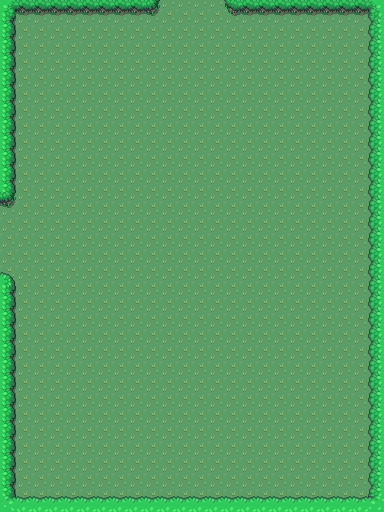

A level layout from a 2D game, rendered from its tile map. Below: a short description, then the map file with its tile-grid data intact:
An orthogonal 24x32 tile map with 16x16 px tiles, 4 tile layers (ground, roads, fence, decor) and 2 objects.

<map version="1.10" tiledversion="1.11.2" orientation="orthogonal" renderorder="right-down" width="24" height="32" tilewidth="16" tileheight="16" infinite="0" nextlayerid="7" nextobjectid="3">
 <editorsettings>
  <chunksize width="32" height="32" />
 </editorsettings>
 <properties>
  <property name="Name" value="map05" />
  <property name="Type" value="lt" />
 </properties>
 <tileset firstgid="1" source="../Tilesets/kelias.tsx" />
 <layer id="1" name="ground" width="24" height="32">
  <data encoding="csv">
1,1,1,1,1,1,1,1,1,1,1,1,1,1,1,1,1,1,1,1,1,1,1,1,
1,1,1,1,1,1,1,1,1,1,1,1,1,1,1,1,1,1,1,1,1,1,1,1,
1,1,1,1,1,1,1,1,1,1,1,1,1,1,1,1,1,1,1,1,1,1,1,1,
1,1,1,1,1,1,1,1,1,1,1,1,1,1,1,1,1,1,1,1,1,1,1,1,
1,1,1,1,1,1,1,1,1,1,1,1,1,1,1,1,1,1,1,1,1,1,1,1,
1,1,1,1,1,1,1,1,1,1,1,1,1,1,1,1,1,1,1,1,1,1,1,1,
1,1,1,1,1,1,1,1,1,1,1,1,1,1,1,1,1,1,1,1,1,1,1,1,
1,1,1,1,1,1,1,1,1,1,1,1,1,1,1,1,1,1,1,1,1,1,1,1,
1,1,1,1,1,1,1,1,1,1,1,1,1,1,1,1,1,1,1,1,1,1,1,1,
1,1,1,1,1,1,1,1,1,1,1,1,1,1,1,1,1,1,1,1,1,1,1,1,
1,1,1,1,1,1,1,1,1,1,1,1,1,1,1,1,1,1,1,1,1,1,1,1,
1,1,1,1,1,1,1,1,1,1,1,1,1,1,1,1,1,1,1,1,1,1,1,1,
1,1,1,1,1,1,1,1,1,1,1,1,1,1,1,1,1,1,1,1,1,1,1,1,
1,1,1,1,1,1,1,1,1,1,1,1,1,1,1,1,1,1,1,1,1,1,1,1,
1,1,1,1,1,1,1,1,1,1,1,1,1,1,1,1,1,1,1,1,1,1,1,1,
1,1,1,1,1,1,1,1,1,1,1,1,1,1,1,1,1,1,1,1,1,1,1,1,
1,1,1,1,1,1,1,1,1,1,1,1,1,1,1,1,1,1,1,1,1,1,1,1,
1,1,1,1,1,1,1,1,1,1,1,1,1,1,1,1,1,1,1,1,1,1,1,1,
1,1,1,1,1,1,1,1,1,1,1,1,1,1,1,1,1,1,1,1,1,1,1,1,
1,1,1,1,1,1,1,1,1,1,1,1,1,1,1,1,1,1,1,1,1,1,1,1,
1,1,1,1,1,1,1,1,1,1,1,1,1,1,1,1,1,1,1,1,1,1,1,1,
1,1,1,1,1,1,1,1,1,1,1,1,1,1,1,1,1,1,1,1,1,1,1,1,
1,1,1,1,1,1,1,1,1,1,1,1,1,1,1,1,1,1,1,1,1,1,1,1,
1,1,1,1,1,1,1,1,1,1,1,1,1,1,1,1,1,1,1,1,1,1,1,1,
1,1,1,1,1,1,1,1,1,1,1,1,1,1,1,1,1,1,1,1,1,1,1,1,
1,1,1,1,1,1,1,1,1,1,1,1,1,1,1,1,1,1,1,1,1,1,1,1,
1,1,1,1,1,1,1,1,1,1,1,1,1,1,1,1,1,1,1,1,1,1,1,1,
1,1,1,1,1,1,1,1,1,1,1,1,1,1,1,1,1,1,1,1,1,1,1,1,
1,1,1,1,1,1,1,1,1,1,1,1,1,1,1,1,1,1,1,1,1,1,1,1,
1,1,1,1,1,1,1,1,1,1,1,1,1,1,1,1,1,1,1,1,1,1,1,1,
1,1,1,1,1,1,1,1,1,1,1,1,1,1,1,1,1,1,1,1,1,1,1,1,
1,1,1,1,1,1,1,1,1,1,1,1,1,1,1,1,1,1,1,1,1,1,1,1
</data>
 </layer>
 <layer id="2" name="roads" width="24" height="32">
  <data encoding="csv">
0,0,0,0,0,0,0,0,0,0,0,0,0,0,0,0,0,0,0,0,0,0,0,0,
0,0,0,0,0,0,0,0,0,0,0,0,0,0,0,0,0,0,0,0,0,0,0,0,
0,0,0,0,0,0,0,0,0,0,0,0,0,0,0,0,0,0,0,0,0,0,0,0,
0,0,0,0,0,0,0,0,0,0,0,0,0,0,0,0,0,0,0,0,0,0,0,0,
0,0,0,0,0,0,0,0,0,0,0,0,0,0,0,0,0,0,0,0,0,0,0,0,
0,0,0,0,0,0,0,0,0,0,0,0,0,0,0,0,0,0,0,0,0,0,0,0,
0,0,0,0,0,0,0,0,0,0,0,0,0,0,0,0,0,0,0,0,0,0,0,0,
0,0,0,0,0,0,0,0,0,0,0,0,0,0,0,0,0,0,0,0,0,0,0,0,
0,0,0,0,0,0,0,0,0,0,0,0,0,0,0,0,0,0,0,0,0,0,0,0,
0,0,0,0,0,0,0,0,0,0,0,0,0,0,0,0,0,0,0,0,0,0,0,0,
0,0,0,0,0,0,0,0,0,0,0,0,0,0,0,0,0,0,0,0,0,0,0,0,
0,0,0,0,0,0,0,0,0,0,0,0,0,0,0,0,0,0,0,0,0,0,0,0,
0,0,0,0,0,0,0,0,0,0,0,0,0,0,0,0,0,0,0,0,0,0,0,0,
0,0,0,0,0,0,0,0,0,0,0,0,0,0,0,0,0,0,0,0,0,0,0,0,
0,0,0,0,0,0,0,0,0,0,0,0,0,0,0,0,0,0,0,0,0,0,0,0,
0,0,0,0,0,0,0,0,0,0,0,0,0,0,0,0,0,0,0,0,0,0,0,0,
0,0,0,0,0,0,0,0,0,0,0,0,0,0,0,0,0,0,0,0,0,0,0,0,
0,0,0,0,0,0,0,0,0,0,0,0,0,0,0,0,0,0,0,0,0,0,0,0,
0,0,0,0,0,0,0,0,0,0,0,0,0,0,0,0,0,0,0,0,0,0,0,0,
0,0,0,0,0,0,0,0,0,0,0,0,0,0,0,0,0,0,0,0,0,0,0,0,
0,0,0,0,0,0,0,0,0,0,0,0,0,0,0,0,0,0,0,0,0,0,0,0,
0,0,0,0,0,0,0,0,0,0,0,0,0,0,0,0,0,0,0,0,0,0,0,0,
0,0,0,0,0,0,0,0,0,0,0,0,0,0,0,0,0,0,0,0,0,0,0,0,
0,0,0,0,0,0,0,0,0,0,0,0,0,0,0,0,0,0,0,0,0,0,0,0,
0,0,0,0,0,0,0,0,0,0,0,0,0,0,0,0,0,0,0,0,0,0,0,0,
0,0,0,0,0,0,0,0,0,0,0,0,0,0,0,0,0,0,0,0,0,0,0,0,
0,0,0,0,0,0,0,0,0,0,0,0,0,0,0,0,0,0,0,0,0,0,0,0,
0,0,0,0,0,0,0,0,0,0,0,0,0,0,0,0,0,0,0,0,0,0,0,0,
0,0,0,0,0,0,0,0,0,0,0,0,0,0,0,0,0,0,0,0,0,0,0,0,
0,0,0,0,0,0,0,0,0,0,0,0,0,0,0,0,0,0,0,0,0,0,0,0,
0,0,0,0,0,0,0,0,0,0,0,0,0,0,0,0,0,0,0,0,0,0,0,0,
0,0,0,0,0,0,0,0,0,0,0,0,0,0,0,0,0,0,0,0,0,0,0,0
</data>
 </layer>
 <layer id="3" name="fence" width="24" height="32">
  <data encoding="csv">
1221,1222,1222,1222,1222,1222,1222,1222,1222,1095,0,0,0,0,1094,1222,1222,1222,1222,1222,1222,1222,1222,1220,
1160,0,0,0,0,0,0,0,0,0,0,0,0,0,0,0,0,0,0,0,0,0,0,1159,
1160,0,0,0,0,0,0,0,0,0,0,0,0,0,0,0,0,0,0,0,0,0,0,1159,
1160,0,0,0,0,0,0,0,0,0,0,0,0,0,0,0,0,0,0,0,0,0,0,1159,
1160,0,0,0,0,0,0,0,0,0,0,0,0,0,0,0,0,0,0,0,0,0,0,1159,
1160,0,0,0,0,0,0,0,0,0,0,0,0,0,0,0,0,0,0,0,0,0,0,1159,
1160,0,0,0,0,0,0,0,0,0,0,0,0,0,0,0,0,0,0,0,0,0,0,1159,
1160,0,0,0,0,0,0,0,0,0,0,0,0,0,0,0,0,0,0,0,0,0,0,1159,
1160,0,0,0,0,0,0,0,0,0,0,0,0,0,0,0,0,0,0,0,0,0,0,1159,
1160,0,0,0,0,0,0,0,0,0,0,0,0,0,0,0,0,0,0,0,0,0,0,1159,
1160,0,0,0,0,0,0,0,0,0,0,0,0,0,0,0,0,0,0,0,0,0,0,1159,
1160,0,0,0,0,0,0,0,0,0,0,0,0,0,0,0,0,0,0,0,0,0,0,1159,
1095,0,0,0,0,0,0,0,0,0,0,0,0,0,0,0,0,0,0,0,0,0,0,1159,
0,0,0,0,0,0,0,0,0,0,0,0,0,0,0,0,0,0,0,0,0,0,0,1159,
0,0,0,0,0,0,0,0,0,0,0,0,0,0,0,0,0,0,0,0,0,0,0,1159,
0,0,0,0,0,0,0,0,0,0,0,0,0,0,0,0,0,0,0,0,0,0,0,1159,
0,0,0,0,0,0,0,0,0,0,0,0,0,0,0,0,0,0,0,0,0,0,0,1159,
1031,0,0,0,0,0,0,0,0,0,0,0,0,0,0,0,0,0,0,0,0,0,0,1159,
1160,0,0,0,0,0,0,0,0,0,0,0,0,0,0,0,0,0,0,0,0,0,0,1159,
1160,0,0,0,0,0,0,0,0,0,0,0,0,0,0,0,0,0,0,0,0,0,0,1159,
1160,0,0,0,0,0,0,0,0,0,0,0,0,0,0,0,0,0,0,0,0,0,0,1159,
1160,0,0,0,0,0,0,0,0,0,0,0,0,0,0,0,0,0,0,0,0,0,0,1159,
1160,0,0,0,0,0,0,0,0,0,0,0,0,0,0,0,0,0,0,0,0,0,0,1159,
1160,0,0,0,0,0,0,0,0,0,0,0,0,0,0,0,0,0,0,0,0,0,0,1159,
1160,0,0,0,0,0,0,0,0,0,0,0,0,0,0,0,0,0,0,0,0,0,0,1159,
1160,0,0,0,0,0,0,0,0,0,0,0,0,0,0,0,0,0,0,0,0,0,0,1159,
1160,0,0,0,0,0,0,0,0,0,0,0,0,0,0,0,0,0,0,0,0,0,0,1159,
1160,0,0,0,0,0,0,0,0,0,0,0,0,0,0,0,0,0,0,0,0,0,0,1159,
1160,0,0,0,0,0,0,0,0,0,0,0,0,0,0,0,0,0,0,0,0,0,0,1159,
1160,0,0,0,0,0,0,0,0,0,0,0,0,0,0,0,0,0,0,0,0,0,0,1159,
1160,0,0,0,0,0,0,0,0,0,0,0,0,0,0,0,0,0,0,0,0,0,0,1159,
1029,1158,1158,1158,1158,1158,1158,1158,1158,1158,1158,1158,1158,1158,1158,1158,1158,1158,1158,1158,1158,1158,1158,1028
</data>
 </layer>
 <layer id="4" name="decor" width="24" height="32">
  <data encoding="csv">
0,0,0,0,0,0,0,0,0,0,0,0,0,0,0,0,0,0,0,0,0,0,0,0,
0,0,0,0,0,0,0,0,0,0,0,0,0,0,0,0,0,0,0,0,0,0,0,0,
0,0,0,0,0,0,0,0,0,0,0,0,0,0,0,0,0,0,0,0,0,0,0,0,
0,0,0,0,0,0,0,0,0,0,0,0,0,0,0,0,0,0,0,0,0,0,0,0,
0,0,0,0,0,0,0,0,0,0,0,0,0,0,0,0,0,0,0,0,0,0,0,0,
0,0,0,0,0,0,0,0,0,0,0,0,0,0,0,0,0,0,0,0,0,0,0,0,
0,0,0,0,0,0,0,0,0,0,0,0,0,0,0,0,0,0,0,0,0,0,0,0,
0,0,0,0,0,0,0,0,0,0,0,0,0,0,0,0,0,0,0,0,0,0,0,0,
0,0,0,0,0,0,0,0,0,0,0,0,0,0,0,0,0,0,0,0,0,0,0,0,
0,0,0,0,0,0,0,0,0,0,0,0,0,0,0,0,0,0,0,0,0,0,0,0,
0,0,0,0,0,0,0,0,0,0,0,0,0,0,0,0,0,0,0,0,0,0,0,0,
0,0,0,0,0,0,0,0,0,0,0,0,0,0,0,0,0,0,0,0,0,0,0,0,
0,0,0,0,0,0,0,0,0,0,0,0,0,0,0,0,0,0,0,0,0,0,0,0,
0,0,0,0,0,0,0,0,0,0,0,0,0,0,0,0,0,0,0,0,0,0,0,0,
0,0,0,0,0,0,0,0,0,0,0,0,0,0,0,0,0,0,0,0,0,0,0,0,
0,0,0,0,0,0,0,0,0,0,0,0,0,0,0,0,0,0,0,0,0,0,0,0,
0,0,0,0,0,0,0,0,0,0,0,0,0,0,0,0,0,0,0,0,0,0,0,0,
0,0,0,0,0,0,0,0,0,0,0,0,0,0,0,0,0,0,0,0,0,0,0,0,
0,0,0,0,0,0,0,0,0,0,0,0,0,0,0,0,0,0,0,0,0,0,0,0,
0,0,0,0,0,0,0,0,0,0,0,0,0,0,0,0,0,0,0,0,0,0,0,0,
0,0,0,0,0,0,0,0,0,0,0,0,0,0,0,0,0,0,0,0,0,0,0,0,
0,0,0,0,0,0,0,0,0,0,0,0,0,0,0,0,0,0,0,0,0,0,0,0,
0,0,0,0,0,0,0,0,0,0,0,0,0,0,0,0,0,0,0,0,0,0,0,0,
0,0,0,0,0,0,0,0,0,0,0,0,0,0,0,0,0,0,0,0,0,0,0,0,
0,0,0,0,0,0,0,0,0,0,0,0,0,0,0,0,0,0,0,0,0,0,0,0,
0,0,0,0,0,0,0,0,0,0,0,0,0,0,0,0,0,0,0,0,0,0,0,0,
0,0,0,0,0,0,0,0,0,0,0,0,0,0,0,0,0,0,0,0,0,0,0,0,
0,0,0,0,0,0,0,0,0,0,0,0,0,0,0,0,0,0,0,0,0,0,0,0,
0,0,0,0,0,0,0,0,0,0,0,0,0,0,0,0,0,0,0,0,0,0,0,0,
0,0,0,0,0,0,0,0,0,0,0,0,0,0,0,0,0,0,0,0,0,0,0,0,
0,0,0,0,0,0,0,0,0,0,0,0,0,0,0,0,0,0,0,0,0,0,0,0,
0,0,0,0,0,0,0,0,0,0,0,0,0,0,0,0,0,0,0,0,0,0,0,0
</data>
 </layer>
 <objectgroup id="6" name="objects">
  <object id="1" x="160.21" y="0.151049" width="63.8985" height="15.8116">
   <properties>
    <property name="Name" value="top" />
    <property name="Type" value="entrance" />
   </properties>
  </object>
  <object id="2" x="0.0652174" y="208.013" width="16" height="64.3333">
   <properties>
    <property name="Name" value="left" />
    <property name="Type" value="entrance" />
   </properties>
  </object>
 </objectgroup>
</map>